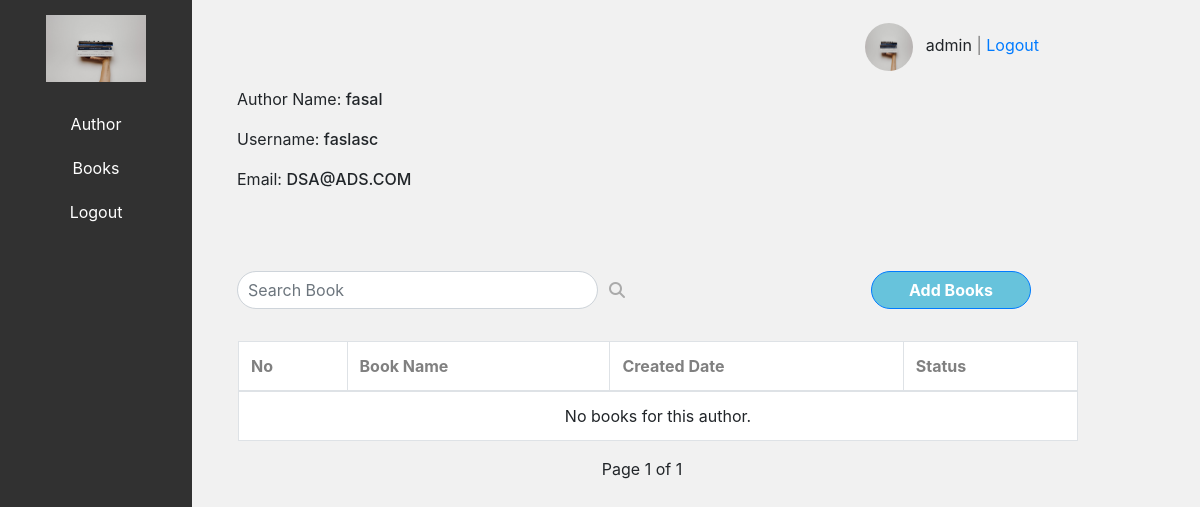
The app's page /view_books/3/ (signed in) with its own data.
### Techn_app/models.py (models this page shows, shortened)
class Author(models.Model):
    name = models.CharField(max_length=100)
    is_active = models.BooleanField(default=True)
    username = models.CharField(max_length=100)
    email = models.EmailField(max_length=100)

### Techn_app/views.py (the view, shortened to what this page needs)
# urls.py: path('view_books/<int:author_id>/', ViewBooks.as_view(), name='view_books'),
class ViewBooks(View):
    def get(self, request, author_id):
        if request.user.is_authenticated:
            search_query = request.GET.get('search', '')
            author = get_object_or_404(Author, pk=author_id)
            if search_query:
                books = Book.objects.filter(author=author, title__icontains=search_query)
            else:
                books = Book.objects.filter(author=author)
            page = request.GET.get('page', 1)
            paginator = Paginator(books, 4)
            try:
                books = paginator.page(page)
            except PageNotAnInteger:
                books = paginator.page(1)
            except EmptyPage:
                books = paginator.page(paginator.num_pages)
            return render(request, 'AuthorBooks.html', {'author': author, 'books': books})
        else:
            return redirect('login')

### templates/AuthorBooks.html (shortened to what this page needs)
{% extends 'Home.html' %}
{% block body %}
<div class="container" style="margin-bottom:5rem;">
    <p>Author Name: <span style="font-weight: 500;">{{ author.name }}</span></p>
    <p>Username: <span style="font-weight: 500;">{{ author.username }}</p>
    <p>Email: <span style="font-weight: 500;">{{ author.email }}</p>
</div>
<div class="container">
    <div class="d-flex justify-content-between mt-3 ml-3 mr-3">
        <form method="GET" action="{% url 'view_books' author.id %}" class="d-flex">
            <div class="input-group" style="width: 25rem;margin-left:-1rem;">
                <input type="text" class="form-control" name="search" placeholder="Search Book" aria-label="Search book" aria-describedby="searchIcon" style="border-radius: 20px; padding-left: 10px;">
                <div class="input-group-append">
                    <span class="input-group-text" id="searchIcon" style="background-color: transparent; border: none;margin-bottom:2rem;">
                        <i class="fas fa-search" style="color: #aaa;"></i>
                    </span>
                </div>
            </div>
        </form>
        <button type="submit" style="border-radius: 20px; width: 10rem; background-color: #67C3DC; font-weight: bold; margin-bottom: 2rem;" class="btn btn-primary btn-block ml-auto" data-toggle="modal" data-target="#addBookModal">
            Add Books
        </button>
    </div>
</div>
<table class="table table-bordered" style="margin-left: 1rem; margin-right: 2rem;">
    <thead style="background-color:white;font-weight:400;color:grey;">
    <tr>
      <th>No</th>
      <th>Book Name</th>
      <th>Created Date</th>
      <th>Status</th>
    </tr>
  </thead>
  <tbody>
    {% if books %}
      {% for book in books %}
        <tr>
          <td>{{ forloop.counter }}</td>
          <td>{{ book.title }}</td>
          <td>{{ book.created_date }}</td>
          <td>{% if book.is_active %}Active{% else %}Inactive{% endif %}</td>
        </tr>
      {% endfor %}
    {% else %}
      <tr>
        <td colspan="4" class="text-center">No books for this author.</td>
      </tr>
    {% endif %}
  </tbody>
</table>
<div class="pagination d-flex justify-content-center mt-3">
    <span class="current">
        Page {{ books.number }} of {{ books.paginator.num_pages }}
    </span>
</div>
{% endblock %}

### templates/Home.html (shortened to what this page needs)
{% load static %}
<!DOCTYPE html>
<html lang="en">
<head>
  <link href="https://stackpath.bootstrapcdn.com/bootstrap/4.3.1/css/bootstrap.min.css" rel="stylesheet">
  <link href="https://code.jquery.com/ui/1.12.1/themes/base/jquery-ui.css" rel="stylesheet">
</head>
<body>
  <div class="container-fluid">
    <div class="row">
      <div class="col-md-3 navbar">
        <img src="{% static 'images/pexels-thought-catalog-2228557.jpg' %}" alt="Your Logo" class="navbar-logo img-fluid">
        <div class="navbar-links">
          <ul class="list-unstyled">
            <li><a href="{% url 'authors' %}">Author</a></li>
            <li><a href="{% url 'books' %}">Books</a></li>
            <li><a href="{% url 'logout' %}">Logout</a></li>
          </ul>
        </div>
      </div>
      <div class="col-md-9 page-content">
        <div class="container">
          <div class="container" style="margin-bottom: 1rem;">
            <div class="d-flex justify-content-end mt-2 mr-2">
              <div class="user-info">
                {% if user.is_authenticated %}
                  <img src="{% static 'images/pexels-thought-catalog-2228557.jpg' %}" alt="Profile" style="width: 3rem; height: 3rem;" class="rounded-circle">
                  <span style="margin-left: 8px;">{{ user.username }} <span style="color: #777;">|</span> <a href="{% url 'logout' %}">Logout</a></span>
                {% endif %}
              </div>
            </div>
          </div>
        {% block body %}
        {% endblock %}
      </div>
    </div>
  </div>
</body>
</html>

### templates/Home.html (style rules this page uses)
body { padding: 0; margin: 0; height: 100vh; background-color: #F1F1F1; }
.navbar { background-color: #313131; padding: 15px; width: 12rem; display: block; height: 100%; text-align: center; position: fixed; }
.navbar-logo { width: 100px; margin-bottom: 20px; }
.navbar-links { margin-top: 0; color: #fff; list-style: none; padding: 0; }
.navbar-links a { color: #fff; text-decoration: none; display: block; padding: 10px; }
.page-content { margin-left: 12rem; padding: 15px; }

### templates/AuthorBooks.html (style rules this page uses)
table { background-color: white; }

### records on screen
Author: name "fasal", username "faslasc", email "DSA@ADS.COM"

### other values on screen
{{ user.username }} "admin"
{{ books.number }} "1"
{{ books.paginator.num_pages }} "1"
